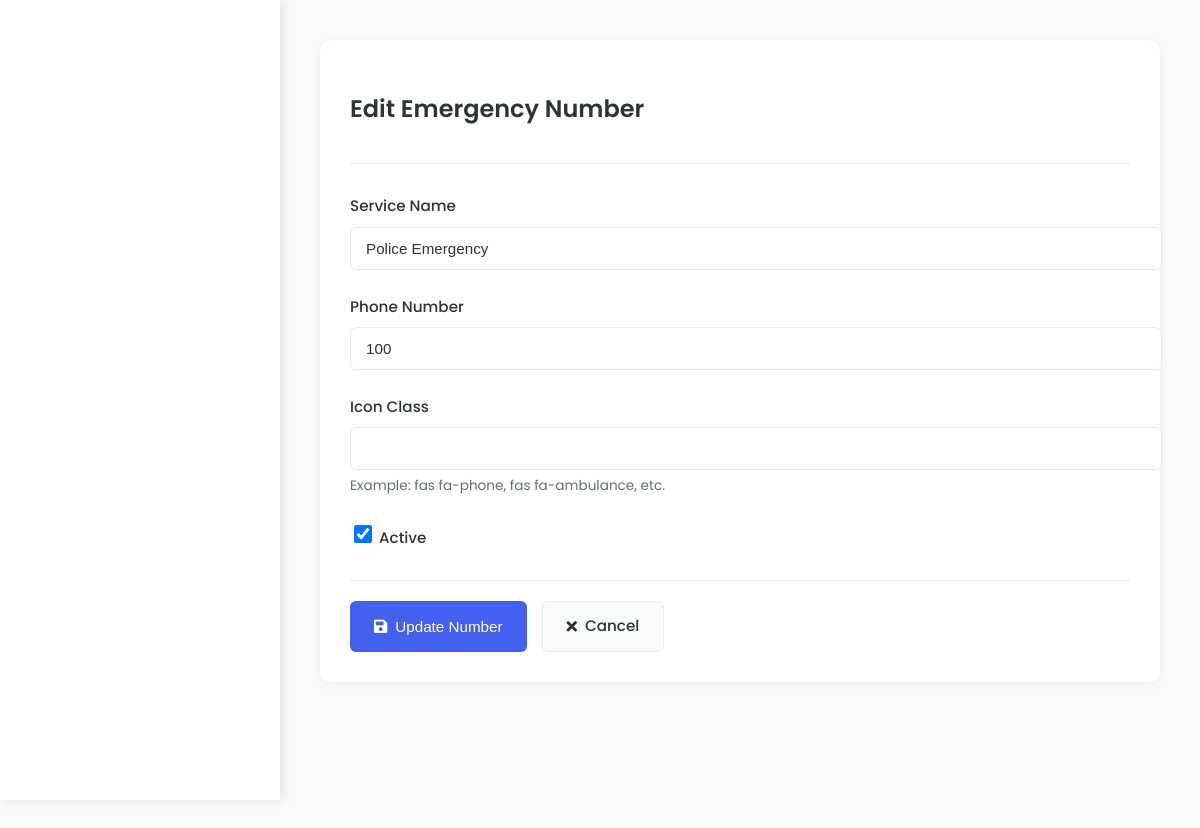
Page /admin_panel/modules/emergency_numbers/edit.php?id=1 (signed in) on the committed database.
### tables this page shows
CREATE TABLE `emergency_numbers` (
  `id` int(11) NOT NULL,
  `service_name` varchar(50) NOT NULL,
  `phone_number` varchar(20) NOT NULL,
  `description` text DEFAULT NULL,
  `is_active` tinyint(1) DEFAULT 1,
  `created_at` timestamp NOT NULL DEFAULT current_timestamp(),
  `updated_at` timestamp NOT NULL DEFAULT current_timestamp() ON UPDATE current_timestamp()
);

### admin_panel/modules/emergency_numbers/edit.php (the view, shortened to what this page needs)
<?php
require_once "../../includes/config.php";
$service_name = $phone_number = $icon = "";
$is_active = 1;
$service_name_err = $phone_number_err = "";
if(isset($_GET["id"]) && !empty(trim($_GET["id"]))){
    $id = trim($_GET["id"]);
    $sql = "SELECT * FROM emergency_numbers WHERE id = ?";
    if($stmt = mysqli_prepare($conn, $sql)){
        mysqli_stmt_bind_param($stmt, "i", $id);
        if(mysqli_stmt_execute($stmt)){
            $result = mysqli_stmt_get_result($stmt);
            if(mysqli_num_rows($result) == 1){
                $row = mysqli_fetch_array($result);
                $service_name = $row["service_name"];
                $phone_number = $row["phone_number"];
                $icon = $row["icon"];
                $is_active = $row["is_active"];
            } else{
                header("location: index.php");
                exit();
            }
        }
    }
}
?>
<!DOCTYPE html>
<html lang="en">
<head>
    <link rel="stylesheet" href="https://cdnjs.cloudflare.com/ajax/libs/font-awesome/5.15.4/css/all.min.css">
    <link rel="stylesheet" href="../../css/common.css">
    <link rel="stylesheet" href="../../css/form.css">
</head>
<body>
    <div class="dashboard">
        <nav class="sidebar">
        </nav>
        <main class="content">
            <div class="form-wrapper">
                <div class="form-container">
                    <div class="form-header">
                        <h2>Edit Emergency Number</h2>
                    </div>
                    <form action="<?php echo htmlspecialchars($_SERVER["PHP_SELF"]); ?>" method="post">
                        <div class="form-group">
                            <label>Service Name</label>
                            <input type="text" name="service_name" class="form-control <?php echo (!empty($service_name_err)) ? 'is-invalid' : ''; ?>" value="<?php echo $service_name; ?>">
                        </div>
                        <div class="form-group">
                            <label>Phone Number</label>
                            <input type="text" name="phone_number" class="form-control <?php echo (!empty($phone_number_err)) ? 'is-invalid' : ''; ?>" value="<?php echo $phone_number; ?>">
                        </div>
                        <div class="form-group">
                            <label>Icon Class</label>
                            <input type="text" name="icon" class="form-control" value="<?php echo $icon; ?>">
                            <div class="help-text">Example: fas fa-phone, fas fa-ambulance, etc.</div>
                        </div>
                        <div class="form-group">
                            <label class="checkbox-container">
                                <input type="checkbox" name="is_active" <?php echo $is_active ? 'checked' : ''; ?>>
                                Active
                            </label>
                        </div>
                        <div class="button-group">
                            <button type="submit" class="btn btn-primary">
                                <i class="fas fa-save"></i> Update Number
                            </button>
                            <a href="index.php" class="btn btn-secondary">
                                <i class="fas fa-times"></i> Cancel
                            </a>
                        </div>
                    </form>
                </div>
            </div>
        </main>
    </div>
</body>
</html>

### admin_panel/css/common.css (style rules this page uses)
:root { --primary-color: #4361ee; --secondary-color: #3f37c9; --accent-color: #4895ef; --background-color: #f8f9fa; --card-bg: #ffffff; --text-dark: #2d3436; --text-light: #636e72; --border-color: #e9ecef; --success-color: #4CAF50; --danger-color: #f44336; --warning-color: #ff9800; }
body { font-family: 'Poppins', sans-serif; background-color: var(--background-color); color: var(--text-dark); line-height: 1.6; margin: 0; padding: 0; }
.sidebar { width: 280px; background: var(--primary-color); color: white; position: fixed; height: 100vh; overflow-y: auto; box-shadow: 4px 0 10px rgba(0, 0, 0, 0.1); z-index: 1000; }
.btn { padding: 8px 16px; border-radius: 6px; font-size: 0.9rem; font-weight: 500; cursor: pointer; display: inline-flex; align-items: center; gap: 8px; transition: all 0.3s ease; border: none; text-decoration: none; }
.btn-primary { background: var(--primary-color); color: white; }
.btn-secondary { background: var(--background-color); color: var(--text-dark); border: 1px solid var(--border-color); }
.form-container { background: var(--card-bg); padding: 25px; border-radius: 10px; box-shadow: 0 2px 4px rgba(0, 0, 0, 0.05); max-width: 800px; margin: 0 auto; }
.form-group { margin-bottom: 20px; }
.form-group label { display: block; margin-bottom: 8px; color: var(--text-dark); font-weight: 500; }
.form-control { width: 100%; padding: 10px; border: 1px solid var(--border-color); border-radius: 6px; font-size: 0.95rem; color: var(--text-dark); transition: all 0.3s ease; }

### admin_panel/css/form.css (style rules this page uses)
:root { --primary-color: #4361ee; --secondary-color: #3f37c9; --accent-color: #4895ef; --background-color: #f8f9fa; --card-bg: #ffffff; --text-dark: #2d3436; --text-light: #636e72; --border-color: #e9ecef; --success-color: #4CAF50; --danger-color: #f44336; --warning-color: #ff9800; }
.sidebar { width: 280px; background: #ffffff; color: #333; position: fixed; height: 100vh; overflow-y: auto; transition: all 0.3s ease; box-shadow: 2px 0 10px rgba(0,0,0,0.1); z-index: 1000; }
.content { margin-left: 280px; padding: 20px; background: #f8f9fa; min-height: 100vh; }
.form-wrapper { padding: 20px; max-width: 1000px; margin: 0 auto; }
.form-container { background: var(--card-bg); padding: 30px; border-radius: 10px; box-shadow: 0 2px 10px rgba(0,0,0,0.05); }
.form-header { margin-bottom: 30px; padding-bottom: 15px; border-bottom: 1px solid var(--border-color); }
.form-header h2 { color: var(--text-dark); font-size: 1.5rem; font-weight: 600; }
.form-group { margin-bottom: 25px; }
.form-group label { display: block; margin-bottom: 8px; color: var(--text-dark); font-weight: 500; font-size: 0.95rem; }
.form-control { width: 100%; padding: 12px 15px; border: 1px solid var(--border-color); border-radius: 6px; font-size: 0.95rem; color: var(--text-dark); background-color: #fff; transition: all 0.3s ease; }
.checkbox-container { display: flex; align-items: center; gap: 10px; cursor: pointer; }
.checkbox-container input[type="checkbox"] { width: 18px; height: 18px; cursor: pointer; }
.button-group { display: flex; gap: 15px; margin-top: 30px; padding-top: 20px; border-top: 1px solid var(--border-color); }
.btn { padding: 12px 24px; border-radius: 6px; font-size: 0.95rem; font-weight: 500; cursor: pointer; display: inline-flex; align-items: center; gap: 8px; transition: all 0.3s ease; border: none; text-decoration: none; }
.btn-primary { background: var(--primary-color); color: white; }
.btn-secondary { background: var(--background-color); color: var(--text-dark); border: 1px solid var(--border-color); }
.help-text { color: var(--text-light); font-size: 0.85rem; margin-top: 5px; }
.form-container { animation: fadeIn 0.3s ease-out; }

### rows in the picture
emergency_numbers: service_name "Police Emergency", phone_number "100", is_active "☑"
